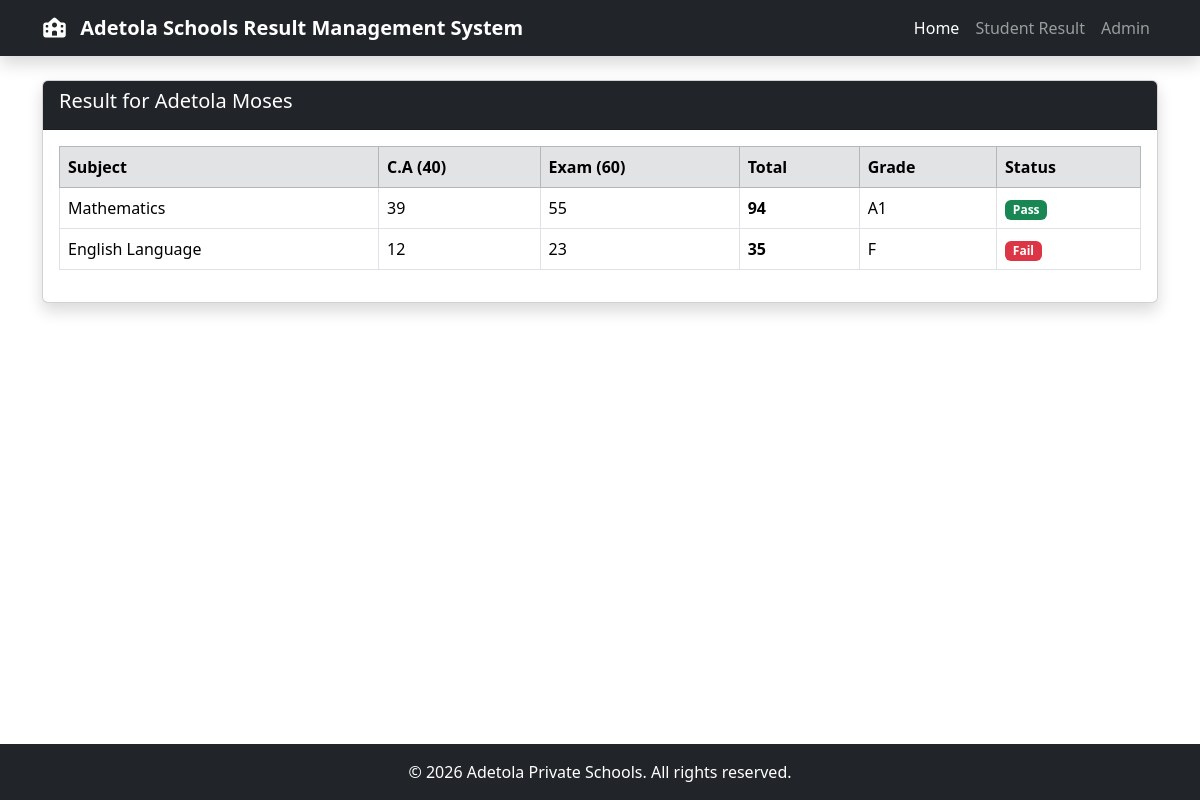
Page /admin_view_result/8/ (signed in) on the committed database.
### resultManager/models.py (models this page shows, shortened)
class Student(models.Model):
    GENDER_CHOICES = (
        ('Male', 'Male'),
        ('Female', 'Female'),
    )
    name = models.CharField(max_length=100)
    roll_id = models.CharField(max_length=30)
    email = models.EmailField(max_length=100)
    gender = models.CharField(max_length=10,choices=GENDER_CHOICES)
    dob = models.CharField(max_length=50)
    student_class = models.ForeignKey(Class, on_delete=models.SET_NULL, null=True)
    reg_date = models.DateTimeField(auto_now_add=True)
    updation_date = models.DateTimeField(auto_now=True)
    status = models.IntegerField(default=1)

class Result(models.Model):
    student = models.ForeignKey(Student, on_delete=models.CASCADE)
    student_class = models.ForeignKey(Class, on_delete=models.SET_NULL, null=True)
    subject = models.ForeignKey(Subject, on_delete=models.SET_NULL, null=True)
    test_marks = models.IntegerField(default=0)
    exam_marks = models.IntegerField(default=0)
    total_marks = models.IntegerField(default=0,editable=False)
    grade = models.CharField(max_length=2, blank=True)
    status = models.CharField(max_length=4, blank=True)  # Pass / Fail
    posting_date = models.DateTimeField(auto_now_add=True)
    updation_date = models.DateTimeField(auto_now=True)

class Subject(models.Model):
    subject_name = models.CharField(max_length=100)
    subject_code = models.CharField(max_length=20)
    creation_date = models.DateTimeField(auto_now_add=True)
    updation_date = models.DateTimeField(auto_now=True)

### resultManager/views.py (the view)
# urls.py: path('admin_view_result/<int:student_id>/', admin_view_result, name='admin_view_result')
@login_required(login_url='admin_login')
def admin_view_result(request, student_id):
    student = get_object_or_404(Student, id=student_id)
    results = Result.objects.filter(student=student)
    context = {
        'student': student,
        'results': results
    }
    return render(request, 'admin_view_result.html', context)

### resultManager/templates/admin_view_result.html
{% extends "base.html" %}
{% block content %}
<div class="container mt-4">
  <div class="card shadow">
    <div class="card-header bg-dark text-white">
      <h5>Result for {{ student.name }}</h5>
    </div>
    <div class="card-body">
      <table class="table table-bordered table-hover">
        <thead class="table-secondary">
          <tr>
            <th>Subject</th>
            <th>C.A (40)</th>
            <th>Exam (60)</th>
            <th>Total</th>
            <th>Grade</th>
            <th>Status</th>
          </tr>
        </thead>
        <tbody>
          {% for result in results %}
            <tr>
              <td>{{ result.subject.subject_name }}</td>
              <td>{{ result.test_marks }}</td>
              <td>{{ result.exam_marks }}</td>
              <td><strong>{{ result.total_marks }}</strong></td>
              <td>{{ result.grade }}</td>
              <td>
                {% if result.status == "Pass" %}
                  <span class="badge bg-success">Pass</span>
                {% else %}
                  <span class="badge bg-danger">Fail</span>
                {% endif %}
              </td>
            </tr>
          {% empty %}
            <tr>
              <td colspan="6" class="text-center text-danger">
                No result available
              </td>
            </tr>
          {% endfor %}
        </tbody>
      </table>
    </div>
  </div>
</div>
{% endblock %}

### rows in the picture
Student: name "Adetola Moses"
Result: subject.subject_name "Mathematics", test_marks "39", exam_marks "55", total_marks "94", grade "A1", status "Pass"
Result: subject.subject_name "English Language", test_marks "12", exam_marks "23", total_marks "35", grade "F", status "Fail"
